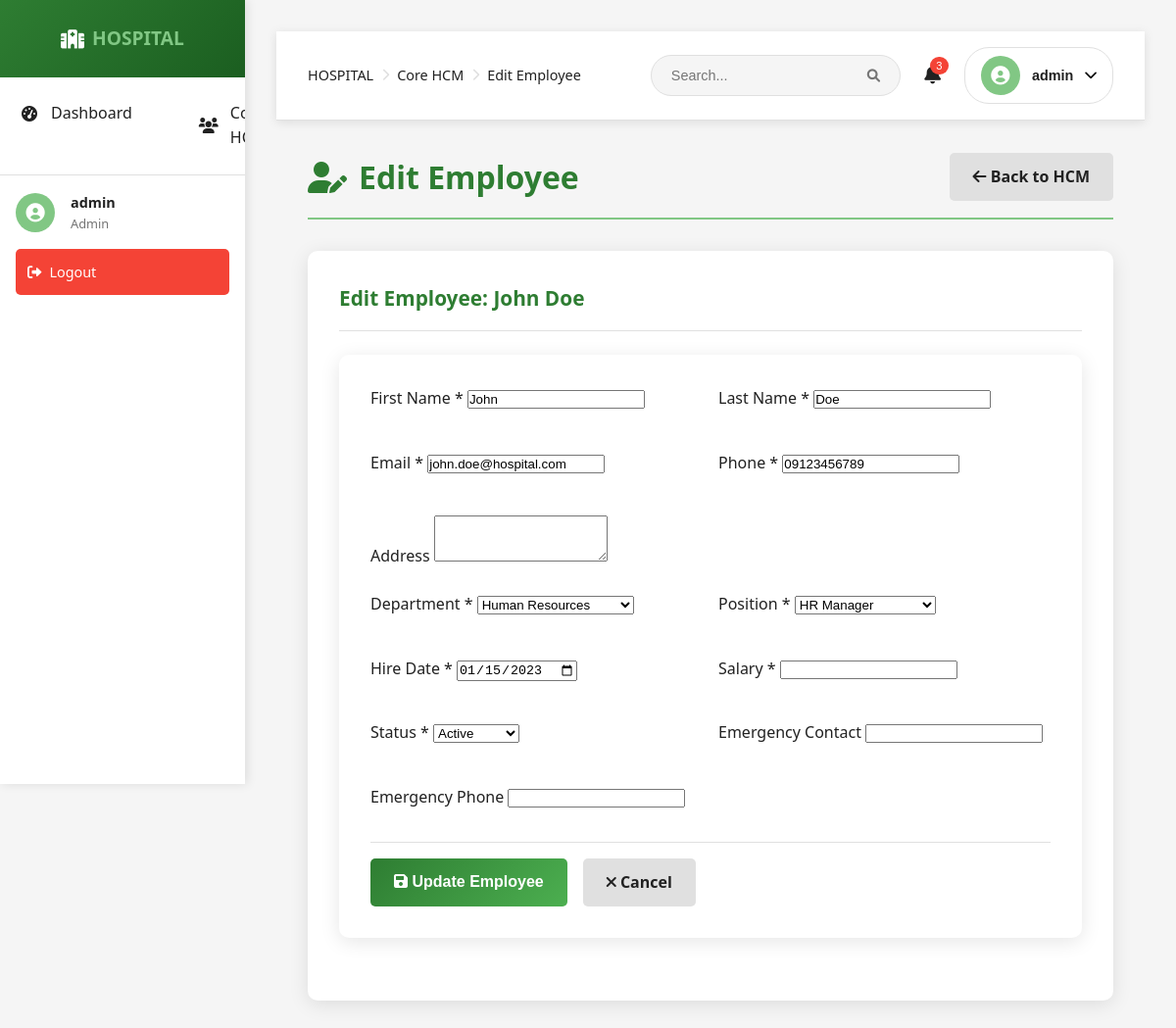
Page /modules/hcm/edit_employee.php?id=1 (signed in) on the committed database.
### tables this page shows
CREATE TABLE employees (
    id INT PRIMARY KEY AUTO_INCREMENT,
    employee_id VARCHAR(20) UNIQUE NOT NULL,
    first_name VARCHAR(50) NOT NULL,
    last_name VARCHAR(50) NOT NULL,
    email VARCHAR(100) UNIQUE NOT NULL,
    phone VARCHAR(20),
    address TEXT,
    date_of_birth DATE,
    hire_date DATE,
    position_id INT,
    department_id INT,
    status ENUM('active', 'inactive', 'terminated') DEFAULT 'active',
    created_at TIMESTAMP DEFAULT CURRENT_TIMESTAMP,
    FOREIGN KEY (position_id) REFERENCES positions(id),
    FOREIGN KEY (department_id) REFERENCES departments(id)
);

CREATE TABLE departments (
    id INT PRIMARY KEY AUTO_INCREMENT,
    name VARCHAR(100) NOT NULL,
    description TEXT,
    created_at TIMESTAMP DEFAULT CURRENT_TIMESTAMP
);

CREATE TABLE positions (
    id INT PRIMARY KEY AUTO_INCREMENT,
    title VARCHAR(100) NOT NULL,
    department_id INT,
    salary_grade VARCHAR(10),
    created_at TIMESTAMP DEFAULT CURRENT_TIMESTAMP,
    FOREIGN KEY (department_id) REFERENCES departments(id)
);

### modules/hcm/edit_employee.php (the view, shortened to what this page needs)
<?php
require_once '../../config/database.php';
$employee = null;
$employee_id = $_GET['id'] ?? null;
$stmt = $pdo->query("SELECT id, name FROM departments ORDER BY name");
$departments = $stmt->fetchAll();
$stmt = $pdo->query("SELECT id, title FROM positions ORDER BY title");
$positions = $stmt->fetchAll();
try {
    $stmt = $pdo->prepare("
        SELECT e.*, d.name as department_name, p.title as position_title
        FROM employees e
        LEFT JOIN departments d ON e.department_id = d.id
        LEFT JOIN positions p ON e.position_id = p.id
        WHERE e.id = ?
    ");
    $stmt->execute([$employee_id]);
    $employee = $stmt->fetch();
} catch (Exception $e) {
    $error = $e->getMessage();
}
?>
<!DOCTYPE html>
<html lang="en">
<head>
    <link rel="stylesheet" href="../../assets/css/style.css">
    <link rel="stylesheet" href="https://cdnjs.cloudflare.com/ajax/libs/font-awesome/6.0.0/css/all.min.css">
</head>
<body>
    <?php include '../../includes/sidebar.php'; ?>
    <div class="main-content">
        <?php include '../../includes/header.php'; ?>
        <div class="container">
            <div class="page-header">
                <h1><i class="fas fa-user-edit"></i> Edit Employee</h1>
                <a href="index.php" class="btn btn-secondary">
                    <i class="fas fa-arrow-left"></i> Back to HCM
                </a>
            </div>
            <?php if ($employee): ?>
                <div class="card">
                    <div class="card-header">
                        <h2>Edit Employee: <?php echo htmlspecialchars($employee['first_name'] . ' ' . $employee['last_name']); ?></h2>
                    </div>
                    <div class="card-body">
                        <form method="POST" class="form-container" id="employeeForm">
                            <div class="form-row">
                                <div class="form-group">
                                    <label for="first_name">First Name *</label>
                                    <input type="text" id="first_name" name="first_name" required
                                           value="<?php echo htmlspecialchars($employee['first_name']); ?>">
                                </div>
                                <div class="form-group">
                                    <label for="last_name">Last Name *</label>
                                    <input type="text" id="last_name" name="last_name" required
                                           value="<?php echo htmlspecialchars($employee['last_name']); ?>">
                                </div>
                            </div>
                            <div class="form-row">
                                <div class="form-group">
                                    <label for="email">Email *</label>
                                    <input type="email" id="email" name="email" required
                                           value="<?php echo htmlspecialchars($employee['email']); ?>">
                                </div>
                                <div class="form-group">
                                    <label for="phone">Phone *</label>
                                    <input type="tel" id="phone" name="phone" required
                                           value="<?php echo htmlspecialchars($employee['phone']); ?>">
                                </div>
                            </div>
                            <div class="form-group">
                                <label for="address">Address</label>
                                <textarea id="address" name="address" rows="3"><?php echo htmlspecialchars($employee['address'] ?? ''); ?></textarea>
                            </div>
                            <div class="form-row">
                                <div class="form-group">
                                    <label for="department_id">Department *</label>
                                    <select id="department_id" name="department_id" required>
                                        <?php foreach ($departments as $dept): ?>
                                            <option value="<?php echo $dept['id']; ?>"
                                                    <?php echo $employee['department_id'] == $dept['id'] ? 'selected' : ''; ?>>
                                                <?php echo htmlspecialchars($dept['name']); ?>
                                            </option>
                                        <?php endforeach; ?>
                                    </select>
                                </div>
                                <div class="form-group">
                                    <label for="position_id">Position *</label>
                                    <select id="position_id" name="position_id" required>
                                        <?php foreach ($positions as $pos): ?>
                                            <option value="<?php echo $pos['id']; ?>"
                                                    <?php echo $employee['position_id'] == $pos['id'] ? 'selected' : ''; ?>>
                                                <?php echo htmlspecialchars($pos['title']); ?>
                                            </option>
                                        <?php endforeach; ?>
                                    </select>
                                </div>
                            </div>
                            <div class="form-row">
                                <div class="form-group">
                                    <label for="hire_date">Hire Date *</label>
                                    <input type="date" id="hire_date" name="hire_date" required
                                           value="<?php echo htmlspecialchars($employee['hire_date']); ?>">
                                </div>
                                <div class="form-group">
                                    <label for="salary">Salary *</label>
                                    <input type="number" id="salary" name="salary" step="0.01" min="0" required
                                           value="<?php echo htmlspecialchars($employee['salary']); ?>">
                                </div>
                            </div>
                            <div class="form-row">
                                <div class="form-group">
                                    <label for="status">Status *</label>
                                    <select id="status" name="status" required>
                                        <option value="active" <?php echo $employee['status'] == 'active' ? 'selected' : ''; ?>>Active</option>
                                    </select>
                                </div>
                                <div class="form-group">
                                    <label for="emergency_contact">Emergency Contact</label>
                                    <input type="text" id="emergency_contact" name="emergency_contact"
                                           value="<?php echo htmlspecialchars($employee['emergency_contact'] ?? ''); ?>">
                                </div>
                            </div>
                            <div class="form-group">
                                <label for="emergency_phone">Emergency Phone</label>
                                <input type="tel" id="emergency_phone" name="emergency_phone"
                                       value="<?php echo htmlspecialchars($employee['emergency_phone'] ?? ''); ?>">
                            </div>
                            <div class="form-actions">
                                <button type="submit" class="btn btn-primary">
                                    <i class="fas fa-save"></i> Update Employee
                                </button>
                                <a href="index.php" class="btn btn-secondary">
                                    <i class="fas fa-times"></i> Cancel
                                </a>
                            </div>
                        </form>
                    </div>
                </div>
            <?php else: ?>
                <div class="alert alert-error">
                    <i class="fas fa-exclamation-circle"></i> Employee not found or error occurred.
                </div>
            <?php endif; ?>
        </div>
    </div>
</body>
</html>

### assets/css/style.css (style rules this page uses)
:root { --primary-green: #2E7D32; --secondary-green: #4CAF50; --light-green: #81C784; --dark-green: #1B5E20; --accent-green: #66BB6A; --white: #FFFFFF; --light-gray: #F5F5F5; --medium-gray: #E0E0E0; --dark-gray: #757575; --text-dark: #212121; --text-light: #757575; --success: #4CAF50; --warning: #FF9800; --error: #F44336; --info: #2196F3; }
* { margin: 0; padding: 0; box-sizing: border-box; }
body { font-family: 'Segoe UI', Tahoma, Geneva, Verdana, sans-serif; background-color: var(--light-gray); color: var(--text-dark); line-height: 1.6; }
.container { max-width: 1200px; margin: 2rem auto; padding: 0 2rem; }
.card { background: var(--white); border-radius: 10px; padding: 2rem; box-shadow: 0 4px 20px rgba(0,0,0,0.1); transition: transform 0.3s ease, box-shadow 0.3s ease; }
.card-header { display: flex; align-items: center; margin-bottom: 1.5rem; }
.form-container { background: var(--white); border-radius: 10px; padding: 2rem; box-shadow: 0 4px 20px rgba(0,0,0,0.1); margin-bottom: 2rem; }
.form-group { margin-bottom: 1.5rem; }
.btn { padding: 0.75rem 1.5rem; border: none; border-radius: 5px; font-size: 1rem; font-weight: 600; cursor: pointer; transition: all 0.3s ease; text-decoration: none; display: inline-block; text-align: center; }
.btn-primary { background: linear-gradient(135deg, var(--primary-green), var(--secondary-green)); color: var(--white); }
.btn-secondary { background: var(--medium-gray); color: var(--text-dark); }
.main-content { margin-left: 250px; padding: 2rem; }
.form-row { display: flex; gap: 1rem; margin-bottom: 1rem; }
.form-row .form-group { flex: 1; }
.form-actions { display: flex; gap: 1rem; margin-top: 2rem; padding-top: 1rem; border-top: 1px solid var(--medium-gray); }
.page-header { display: flex; justify-content: space-between; align-items: center; margin-bottom: 2rem; padding-bottom: 1rem; border-bottom: 2px solid var(--light-green); }
.page-header h1 { color: var(--primary-green); font-size: 2rem; margin: 0; display: flex; align-items: center; gap: 0.75rem; }
.card-header { display: flex; justify-content: space-between; align-items: center; margin-bottom: 1.5rem; padding-bottom: 1rem; border-bottom: 1px solid var(--medium-gray); }
.card-header h2 { color: var(--primary-green); margin: 0; font-size: 1.3rem; }
.card-body { color: var(--text-dark); }

### rows in the picture
employees: first_name+last_name "John Doe", first_name "John", last_name "Doe", email "john.doe@hospital.com", phone "09123456789", department_id "Human Resources", position_id "HR Manager", hire_date "01/15/2023", status "Active"

### other values in the picture
$_SESSION['username'] "admin"
str_replace('_', ' ', $_SESSION['role'] ?? 'user') "Admin"
$module_path "Core HCM"
str_replace('_', ' ', $current_page) "Edit Employee"
